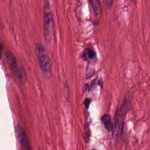
#> input picture database/benigno/benigno (1).tif, 150 x 150 px, found by its file name; its folder holds only this picture in this run
$ python extract.py
#> lines starting #> are read from the running program, lines starting #| are printed output that depends on the picture
### commons.py
import cv2
import numpy as np

# Constrói um vetor com todos os nomes dos arquivos das imagens analizadas
def buildDatabase():
    return ['database/%s/%s (%s).tif' % (data,data,i) for data in ['benigno', 'maligno'] for i in range(1, 21)]

# Carrega a tabela de características a partir de um arquivo CSV
# [38 lines left out: functions loadCaracteristics, loadImage, saveCaracteristics, not called in this run]

### extract.py
from cv2 import cv2
import numpy as np
import math as math
from commons import *

# Calcula o histograma normalizado da imagem
def normalizedHistogram(image):
    return np.array([np.count_nonzero(image == x) for x in range(256)]) / (image.shape[0] * image.shape[1])

# Carrega as imagens da base de dados e separa por canal de cor
def loadImage(fname):
    img = cv2.imread(fname)
#> img is the input picture: shape (150, 150, 3); mean B, G, R 111.7, 78.3, 179.3
    blue, green, red = cv2.split(img)
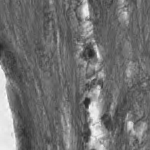
#> blue: shape (150, 150); min 37, max 252, mean 111.7
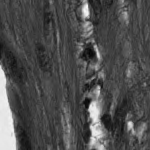
#> green: shape (150, 150); min 3, max 247, mean 78.3
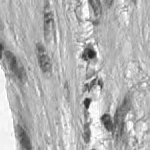
#> red: shape (150, 150); min 35, max 255, mean 179.3
    gray = cv2.cvtColor(img, cv2.COLOR_BGR2GRAY)
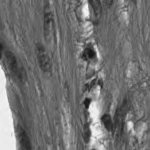
#> gray: shape (150, 150); min 20, max 248, mean 112.3
    return {
        "red": red,
        "green": green,
        "blue": blue,
        "gray": gray
    }

# Calcula a média dos pixels da imagem
def mean(hist):
    m = 0
    for i in range(0, 256):
        m += hist[i] * i
    return m

# Calcula o momento n
def moment(n, hist, mean):
    aux = 0
    for i in range(256):
        aux += ((i-mean) ** n) * hist[i]
    return aux

# Calcula o desvio padrão da imagem
def deviation(hist, mean):
    return math.sqrt(moment(2, hist, mean))

# Calcula o terceiro momento da imagem
def third_moment(hist, mean):
    return moment(3, hist, mean)

# Calcula o quarto momento da imagem
def fourth_moment(hist, mean):
    return moment(4, hist, mean)

# Calcula a uniformidade da imagem
def uniformity(hist):
    unif = 0
    for i in range(0, 256):
        unif += hist[i] ** 2
    return unif

# Calcula a entropia da imagem
def entropy(hist):
    entr = 0
    for i in range(0, 256):
        entr += hist[i] * math.log(hist[i], 2) if hist[i] > 0 else 0
    return -entr

# Extrai as características de um canal da imagem
def extract(channel):
    histogram = normalizedHistogram(channel)
    avg = mean(histogram)
    std = deviation(histogram, avg)
    tdm = third_moment(histogram, avg)
    uni = uniformity(histogram)
    ent = entropy(histogram)
    ftm = fourth_moment(histogram, avg)
    return [avg, std, tdm, uni, ent, ftm]

# Realiza a extração de características de cada canal das imagens presentes na base de dados
def extraction_characteristic(database):
    # Posição no vetor
    # [média, desvio padrão, 3 momento, uniformidade, entropia, 4 momento]

    # Define as tabelas que serão armazenadas as estatísitica de cada canal
    table = {
        "red" : [],
        "green" : [],
        "blue": [],
        "gray": []
    }

    for data in database:
        image = loadImage(f'database/{data}')
#> image = 4 items
        # Para cada canal da imagem, estraí suas características
        # e as insere na tabela
        for ch in ["red", "green", "blue", "gray"]:
            channel = image[ch]
            chars = extract(channel)
            table[ch].append(chars)
#> this loop made 4 passes
#> (avg in extract, std in extract, tdm in extract, uni in extract, ent in extract, ftm in extract) on passes 1 to 4: (179.3, 33.42, -22018, 0.011, 6.93, 5401568.5), (78.26, 42.52, 179696.4, 0.0146, 6.63, 27819183.5), (111.7, 36.06, 89630.7, 0.0141, 6.63, 11329759.5), (112.3, 37.26, 86942, 0.0132, 6.74, 12627210.9)

    return table

# Monta a tabela de características na main
if __name__ == "__main__":
    sep = ';'
    ofile = "caracteristicas.csv"
    header = ["id", "file", "channel", "mean", "deviation", "3rd", "uniformity", "entropy", "4th"]
    db = buildDatabase()
#> (the run stopped early here; a loop or call above may not have finished)
